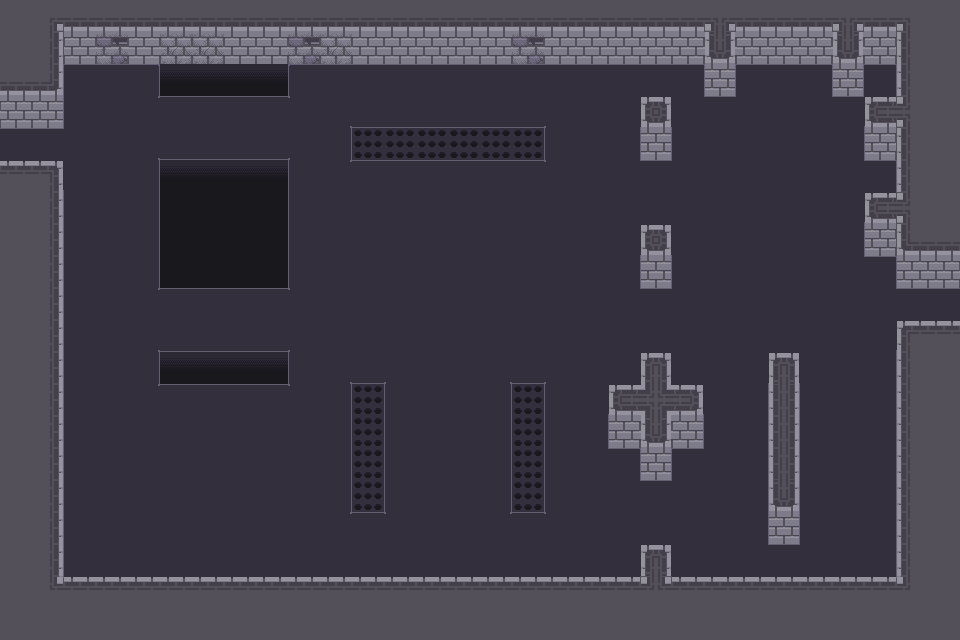

Rendered tile map (Tiled .tmx) drawn with the repository's tilesets; below, a short description and the map source with its tile grids summarised:
An orthogonal 30x20 tile map with 32x32 px tiles, 5 tile layers (Floor, Spikes, Pits, Walls, ...) and 20 objects.

<map version="1.9" tiledversion="1.9.1" orientation="orthogonal" renderorder="right-down" width="30" height="20" tilewidth="32" tileheight="32" infinite="0" nextlayerid="11" nextobjectid="38">
 <tileset firstgid="1" source="RuinedDungeon_Tileset_Room.tsx" />
 <layer id="1" name="Floor" width="30" height="20">
  <properties>
   <property name="unity:layer" value="Background" />
  </properties>
  <data>[600 cells, 600 non-empty, 12 distinct tile ids]</data>
 </layer>
 <layer id="5" name="Spikes" width="30" height="20">
  <properties>
   <property name="unity:layer" value="Damagers" />
  </properties>
  <data>[600 cells, 14 non-empty, 1 distinct tile ids]</data>
 </layer>
 <layer id="3" name="Pits" width="30" height="20">
  <properties>
   <property name="unity:layer" value="Pits" />
  </properties>
  <data>[600 cells, 24 non-empty, 2 distinct tile ids]</data>
 </layer>
 <layer id="4" name="Walls" width="30" height="20">
  <properties>
   <property name="unity:SortingLayer" value="Walls" />
   <property name="unity:layer" value="Foreground" />
  </properties>
  <data>[600 cells, 45 non-empty, 10 distinct tile ids]</data>
 </layer>
 <layer id="2" name="Ceiling" width="30" height="20">
  <properties>
   <property name="unity:SortingLayer" value="Ceiling" />
   <property name="unity:layer" value="Foreground" />
  </properties>
  <data>[600 cells, 167 non-empty, 27 distinct tile ids]</data>
 </layer>
 <objectgroup id="8" name="WallColliders">
  <properties>
   <property name="unity:layer" value="Foreground" />
  </properties>
  <object id="4" x="-0.00390625" y="0" width="64.0039" height="127.992" />
  <object id="5" x="64.0078" y="0" width="895.992" height="64" />
  <object id="6" x="-0.375" y="177.5" width="64.375" height="462.5" />
  <object id="7" x="64" y="593.5" width="895.75" height="46.5" />
  <object id="8" x="896" y="64" width="64" height="224" />
  <object id="9" x="832" y="64" width="32" height="32" />
  <object id="12" x="864" y="111.818" width="33.6364" height="48.1818" />
  <object id="13" x="704" y="64" width="32" height="32" />
  <object id="14" x="640" y="111.938" width="31.8125" height="48.0625" />
  <object id="15" x="640" y="240.545" width="31.4545" height="47.4545" />
  <object id="16" x="768" y="367.909" width="32" height="176.091" />
  <object id="17" x="640" y="559.625" width="32.125" height="34" />
  <object id="18" x="608" y="398.75" width="96" height="49.25" />
  <object id="19" x="639.75" y="363.75" width="31.75" height="35.75" />
  <object id="20" x="640" y="448" width="32" height="32" />
  <object id="21" x="864" y="207.5" width="34" height="48.5" />
  <object id="22" x="895.818" y="336.364" width="64.0568" height="257.011" />
 </objectgroup>
 <objectgroup id="10" name="PitColliders">
  <properties>
   <property name="unity:layer" value="Pits" />
  </properties>
  <object id="35" x="160" y="64" width="128" height="32" />
  <object id="36" x="160" y="160" width="128" height="128" />
  <object id="37" x="160" y="352" width="128" height="32" />
 </objectgroup>
</map>